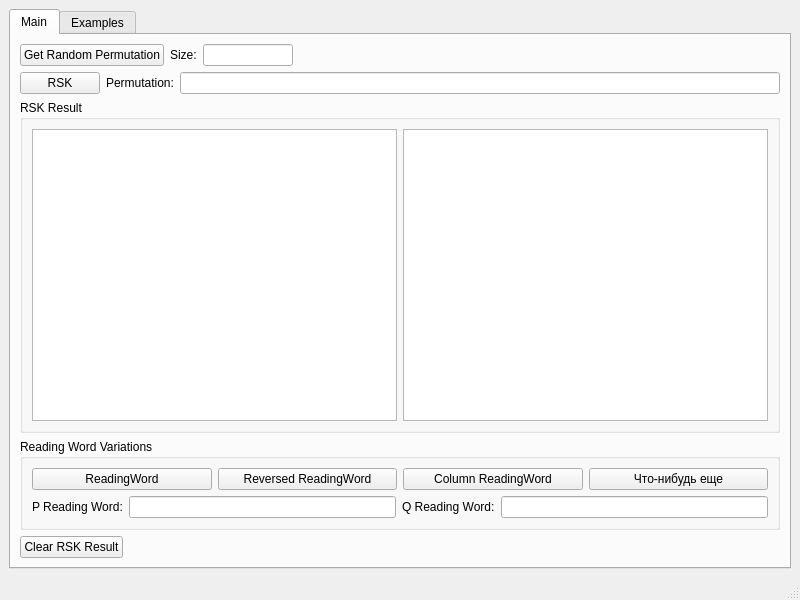
<?xml version="1.0" encoding="UTF-8"?>
<ui version="4.0">
 <class>MainWindow</class>
 <widget class="QMainWindow" name="MainWindow">
  <property name="geometry">
   <rect>
    <x>0</x>
    <y>0</y>
    <width>800</width>
    <height>600</height>
   </rect>
  </property>
  <property name="windowTitle">
   <string>MainWindow</string>
  </property>
  <widget class="QWidget" name="centralwidget">
   <layout class="QVBoxLayout" name="verticalLayout_2">
    <item>
     <widget class="QTabWidget" name="tabWidget">
      <property name="currentIndex">
       <number>0</number>
      </property>
      <widget class="QWidget" name="Main">
       <attribute name="title">
        <string>Main</string>
       </attribute>
       <layout class="QVBoxLayout" name="verticalLayout_3">
        <item>
         <layout class="QHBoxLayout" name="horizontalLayout_5">
          <item>
           <widget class="QPushButton" name="randPermutationButton">
            <property name="text">
             <string>Get Random Permutation</string>
            </property>
           </widget>
          </item>
          <item>
           <widget class="QLabel" name="label_6">
            <property name="text">
             <string>Size:</string>
            </property>
           </widget>
          </item>
          <item>
           <widget class="QLineEdit" name="RandomPermutationSizeLine">
            <property name="sizePolicy">
             <sizepolicy hsizetype="Expanding" vsizetype="Fixed">
              <horstretch>0</horstretch>
              <verstretch>0</verstretch>
             </sizepolicy>
            </property>
            <property name="maximumSize">
             <size>
              <width>90</width>
              <height>16777215</height>
             </size>
            </property>
            <property name="inputMethodHints">
             <set>Qt::ImhDigitsOnly</set>
            </property>
           </widget>
          </item>
          <item>
           <spacer name="horizontalSpacer_2">
            <property name="orientation">
             <enum>Qt::Horizontal</enum>
            </property>
            <property name="sizeHint" stdset="0">
             <size>
              <width>150</width>
              <height>20</height>
             </size>
            </property>
           </spacer>
          </item>
         </layout>
        </item>
        <item>
         <layout class="QHBoxLayout" name="horizontalLayout_2">
          <item>
           <widget class="QPushButton" name="RSKButton">
            <property name="text">
             <string>RSK</string>
            </property>
           </widget>
          </item>
          <item>
           <widget class="QLabel" name="label">
            <property name="text">
             <string>Permutation:</string>
            </property>
           </widget>
          </item>
          <item>
           <widget class="QLineEdit" name="PermutationLine">
            <property name="inputMethodHints">
             <set>Qt::ImhDigitsOnly</set>
            </property>
           </widget>
          </item>
         </layout>
        </item>
        <item>
         <widget class="QGroupBox" name="groupBox_2">
          <property name="title">
           <string>RSK Result</string>
          </property>
          <layout class="QHBoxLayout" name="horizontalLayout_6">
           <item>
            <layout class="QHBoxLayout" name="horizontalLayout_3">
             <item>
              <widget class="QTextEdit" name="InsertionT1">
               <property name="layoutDirection">
                <enum>Qt::LeftToRight</enum>
               </property>
               <property name="styleSheet">
                <string notr="true">QTextEdit *textEdit = new QTextEdit;
textEdit-&gt;setAlignment(Qt::AlignLeft | Qt::AlignTop);</string>
               </property>
               <property name="lineWrapMode">
                <enum>QTextEdit::WidgetWidth</enum>
               </property>
               <property name="readOnly">
                <bool>true</bool>
               </property>
               <property name="html">
                <string>&lt;!DOCTYPE HTML PUBLIC &quot;-//W3C//DTD HTML 4.0//EN&quot; &quot;http://www.w3.org/TR/REC-html40/strict.dtd&quot;&gt;
&lt;html&gt;&lt;head&gt;&lt;meta name=&quot;qrichtext&quot; content=&quot;1&quot; /&gt;&lt;meta charset=&quot;utf-8&quot; /&gt;&lt;style type=&quot;text/css&quot;&gt;
p, li { white-space: pre-wrap; }
hr { height: 1px; border-width: 0; }
li.unchecked::marker { content: &quot;\2610&quot;; }
li.checked::marker { content: &quot;\2612&quot;; }
&lt;/style&gt;&lt;/head&gt;&lt;body style=&quot; font-family:'Segoe UI'; font-size:9pt; font-weight:400; font-style:normal;&quot;&gt;
&lt;p style=&quot;-qt-paragraph-type:empty; margin-top:0px; margin-bottom:0px; margin-left:0px; margin-right:0px; -qt-block-indent:0; text-indent:0px;&quot;&gt;&lt;br /&gt;&lt;/p&gt;&lt;/body&gt;&lt;/html&gt;</string>
               </property>
              </widget>
             </item>
             <item>
              <widget class="QTextEdit" name="RecordingT1">
               <property name="readOnly">
                <bool>true</bool>
               </property>
              </widget>
             </item>
            </layout>
           </item>
          </layout>
         </widget>
        </item>
        <item>
         <widget class="QGroupBox" name="groupBox_3">
          <property name="title">
           <string>Reading Word Variations</string>
          </property>
          <layout class="QVBoxLayout" name="verticalLayout">
           <item>
            <layout class="QHBoxLayout" name="horizontalLayout_10">
             <item>
              <widget class="QPushButton" name="GetReadingWord">
               <property name="text">
                <string>ReadingWord</string>
               </property>
              </widget>
             </item>
             <item>
              <widget class="QPushButton" name="GetReadingWord_2">
               <property name="text">
                <string>Reversed ReadingWord</string>
               </property>
              </widget>
             </item>
             <item>
              <widget class="QPushButton" name="GetReadingWord_3">
               <property name="text">
                <string>Column ReadingWord</string>
               </property>
              </widget>
             </item>
             <item>
              <widget class="QPushButton" name="GetReadingWord_4">
               <property name="text">
                <string>Что-нибудь еще</string>
               </property>
              </widget>
             </item>
            </layout>
           </item>
           <item>
            <layout class="QHBoxLayout" name="horizontalLayout_4">
             <item>
              <widget class="QLabel" name="label_2">
               <property name="text">
                <string>P Reading Word:</string>
               </property>
              </widget>
             </item>
             <item>
              <widget class="QLineEdit" name="InsRW">
               <property name="readOnly">
                <bool>true</bool>
               </property>
              </widget>
             </item>
             <item>
              <widget class="QLabel" name="label_4">
               <property name="text">
                <string>Q Reading Word:</string>
               </property>
              </widget>
             </item>
             <item>
              <widget class="QLineEdit" name="RecRW">
               <property name="readOnly">
                <bool>true</bool>
               </property>
              </widget>
             </item>
            </layout>
           </item>
          </layout>
         </widget>
        </item>
        <item>
         <layout class="QHBoxLayout" name="horizontalLayout">
          <item>
           <widget class="QPushButton" name="clearButton">
            <property name="text">
             <string>Clear RSK Result</string>
            </property>
           </widget>
          </item>
          <item>
           <spacer name="horizontalSpacer">
            <property name="orientation">
             <enum>Qt::Horizontal</enum>
            </property>
            <property name="sizeHint" stdset="0">
             <size>
              <width>40</width>
              <height>20</height>
             </size>
            </property>
           </spacer>
          </item>
         </layout>
        </item>
       </layout>
      </widget>
      <widget class="QWidget" name="Iterations">
       <attribute name="title">
        <string>Examples</string>
       </attribute>
       <widget class="QWidget" name="">
        <property name="geometry">
         <rect>
          <x>10</x>
          <y>20</y>
          <width>701</width>
          <height>241</height>
         </rect>
        </property>
        <layout class="QHBoxLayout" name="horizontalLayout_7">
         <item>
          <widget class="QLabel" name="label_3">
           <property name="text">
            <string>Примеры формы λ = (1;2;3;4)</string>
           </property>
          </widget>
         </item>
         <item>
          <layout class="QVBoxLayout" name="verticalLayout_4">
           <item>
            <widget class="QLineEdit" name="InsRW_2">
             <property name="text">
              <string>9,3,6,10,4,8,1,2,5,7</string>
             </property>
             <property name="readOnly">
              <bool>true</bool>
             </property>
            </widget>
           </item>
           <item>
            <widget class="QLineEdit" name="InsRW_3">
             <property name="text">
              <string>6,3,9,2,7,8,1,4,5,10</string>
             </property>
             <property name="readOnly">
              <bool>true</bool>
             </property>
            </widget>
           </item>
           <item>
            <widget class="QLineEdit" name="InsRW_4">
             <property name="text">
              <string>8,9,10,2,5,6,3,4,7,1</string>
             </property>
             <property name="readOnly">
              <bool>true</bool>
             </property>
            </widget>
           </item>
          </layout>
         </item>
         <item>
          <spacer name="horizontalSpacer_3">
           <property name="orientation">
            <enum>Qt::Horizontal</enum>
           </property>
           <property name="sizeHint" stdset="0">
            <size>
             <width>40</width>
             <height>20</height>
            </size>
           </property>
          </spacer>
         </item>
        </layout>
       </widget>
      </widget>
     </widget>
    </item>
   </layout>
  </widget>
  <widget class="QMenuBar" name="menubar">
   <property name="geometry">
    <rect>
     <x>0</x>
     <y>0</y>
     <width>800</width>
     <height>21</height>
    </rect>
   </property>
  </widget>
  <widget class="QStatusBar" name="statusbar"/>
 </widget>
 <resources/>
 <connections/>
</ui>
